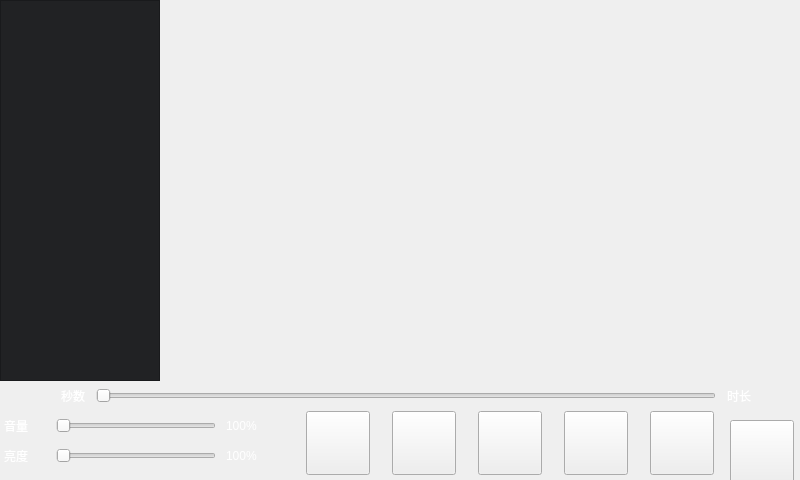
<?xml version="1.0" encoding="UTF-8"?>
<ui version="4.0">
 <class>Video</class>
 <widget class="QMainWindow" name="Video">
  <property name="geometry">
   <rect>
    <x>0</x>
    <y>0</y>
    <width>800</width>
    <height>480</height>
   </rect>
  </property>
  <property name="minimumSize">
   <size>
    <width>60</width>
    <height>0</height>
   </size>
  </property>
  <property name="windowTitle">
   <string>MainWindow</string>
  </property>
  <widget class="QWidget" name="centralwidget">
   <widget class="QPushButton" name="pushButton">
    <property name="geometry">
     <rect>
      <x>730</x>
      <y>420</y>
      <width>64</width>
      <height>64</height>
     </rect>
    </property>
    <property name="styleSheet">
     <string notr="true">border-image: url(:/img/back.png);</string>
    </property>
    <property name="text">
     <string/>
    </property>
   </widget>
   <widget class="QListWidget" name="listWidget">
    <property name="geometry">
     <rect>
      <x>0</x>
      <y>0</y>
      <width>160</width>
      <height>381</height>
     </rect>
    </property>
    <property name="minimumSize">
     <size>
      <width>160</width>
      <height>0</height>
     </size>
    </property>
    <property name="styleSheet">
     <string notr="true">background-color: rgb(33, 34, 36);
color: rgb(255, 255, 255);</string>
    </property>
    <property name="currentRow">
     <number>-1</number>
    </property>
   </widget>
   <widget class="QWidget" name="layoutWidget">
    <property name="geometry">
     <rect>
      <x>290</x>
      <y>410</y>
      <width>441</width>
      <height>66</height>
     </rect>
    </property>
    <layout class="QHBoxLayout" name="horizontalLayout">
     <item>
      <widget class="QPushButton" name="pushButton_6">
       <property name="minimumSize">
        <size>
         <width>64</width>
         <height>64</height>
        </size>
       </property>
       <property name="maximumSize">
        <size>
         <width>64</width>
         <height>64</height>
        </size>
       </property>
       <property name="styleSheet">
        <string notr="true">border-image: url(:/img/fast-backward.png);</string>
       </property>
       <property name="text">
        <string/>
       </property>
      </widget>
     </item>
     <item>
      <widget class="QPushButton" name="pushButton_4">
       <property name="minimumSize">
        <size>
         <width>64</width>
         <height>64</height>
        </size>
       </property>
       <property name="maximumSize">
        <size>
         <width>64</width>
         <height>64</height>
        </size>
       </property>
       <property name="styleSheet">
        <string notr="true">border-image: url(:/img/skip-back.png);</string>
       </property>
       <property name="text">
        <string/>
       </property>
      </widget>
     </item>
     <item>
      <widget class="QPushButton" name="pushButton_2">
       <property name="minimumSize">
        <size>
         <width>64</width>
         <height>64</height>
        </size>
       </property>
       <property name="maximumSize">
        <size>
         <width>64</width>
         <height>64</height>
        </size>
       </property>
       <property name="styleSheet">
        <string notr="true">border-image: url(:/img/play.png);</string>
       </property>
       <property name="text">
        <string/>
       </property>
      </widget>
     </item>
     <item>
      <widget class="QPushButton" name="pushButton_3">
       <property name="minimumSize">
        <size>
         <width>64</width>
         <height>64</height>
        </size>
       </property>
       <property name="maximumSize">
        <size>
         <width>64</width>
         <height>64</height>
        </size>
       </property>
       <property name="styleSheet">
        <string notr="true">border-image: url(:/img/skip-forward.png);</string>
       </property>
       <property name="text">
        <string/>
       </property>
      </widget>
     </item>
     <item>
      <widget class="QPushButton" name="pushButton_5">
       <property name="minimumSize">
        <size>
         <width>64</width>
         <height>64</height>
        </size>
       </property>
       <property name="maximumSize">
        <size>
         <width>64</width>
         <height>64</height>
        </size>
       </property>
       <property name="styleSheet">
        <string notr="true">border-image: url(:/img/fast-forward.png);</string>
       </property>
       <property name="text">
        <string/>
       </property>
      </widget>
     </item>
    </layout>
   </widget>
   <widget class="QWidget" name="layoutWidget">
    <property name="geometry">
     <rect>
      <x>0</x>
      <y>380</y>
      <width>812</width>
      <height>31</height>
     </rect>
    </property>
    <layout class="QHBoxLayout" name="horizontalLayout_4">
     <item>
      <widget class="QLabel" name="label_current_pos">
       <property name="minimumSize">
        <size>
         <width>80</width>
         <height>0</height>
        </size>
       </property>
       <property name="maximumSize">
        <size>
         <width>80</width>
         <height>16777215</height>
        </size>
       </property>
       <property name="styleSheet">
        <string notr="true">color: rgb(255, 255, 255);</string>
       </property>
       <property name="text">
        <string>秒数</string>
       </property>
       <property name="alignment">
        <set>Qt::AlignRight|Qt::AlignTrailing|Qt::AlignVCenter</set>
       </property>
      </widget>
     </item>
     <item>
      <widget class="QSlider" name="horizontalSlider_3">
       <property name="minimumSize">
        <size>
         <width>620</width>
         <height>0</height>
        </size>
       </property>
       <property name="maximumSize">
        <size>
         <width>620</width>
         <height>16777215</height>
        </size>
       </property>
       <property name="orientation">
        <enum>Qt::Horizontal</enum>
       </property>
      </widget>
     </item>
     <item>
      <widget class="QLabel" name="label_total_length">
       <property name="minimumSize">
        <size>
         <width>80</width>
         <height>0</height>
        </size>
       </property>
       <property name="maximumSize">
        <size>
         <width>80</width>
         <height>16777215</height>
        </size>
       </property>
       <property name="styleSheet">
        <string notr="true">color: rgb(255, 255, 255);</string>
       </property>
       <property name="text">
        <string>时长</string>
       </property>
      </widget>
     </item>
    </layout>
   </widget>
   <widget class="QWidget" name="layoutWidget_2">
    <property name="geometry">
     <rect>
      <x>0</x>
      <y>440</y>
      <width>291</width>
      <height>31</height>
     </rect>
    </property>
    <layout class="QHBoxLayout" name="horizontalLayout_5">
     <item>
      <widget class="QLabel" name="label_2">
       <property name="minimumSize">
        <size>
         <width>42</width>
         <height>0</height>
        </size>
       </property>
       <property name="maximumSize">
        <size>
         <width>42</width>
         <height>32</height>
        </size>
       </property>
       <property name="styleSheet">
        <string notr="true">color: rgb(255, 255, 255);</string>
       </property>
       <property name="text">
        <string>亮度</string>
       </property>
      </widget>
     </item>
     <item>
      <widget class="QSlider" name="horizontalSlider_2">
       <property name="minimumSize">
        <size>
         <width>160</width>
         <height>0</height>
        </size>
       </property>
       <property name="maximumSize">
        <size>
         <width>160</width>
         <height>16777215</height>
        </size>
       </property>
       <property name="orientation">
        <enum>Qt::Horizontal</enum>
       </property>
      </widget>
     </item>
     <item>
      <widget class="QLabel" name="label_brightness_percent">
       <property name="minimumSize">
        <size>
         <width>60</width>
         <height>0</height>
        </size>
       </property>
       <property name="maximumSize">
        <size>
         <width>60</width>
         <height>16777215</height>
        </size>
       </property>
       <property name="styleSheet">
        <string notr="true">color: rgb(255, 255, 255);</string>
       </property>
       <property name="text">
        <string>100%</string>
       </property>
      </widget>
     </item>
    </layout>
   </widget>
   <widget class="QWidget" name="layoutWidget">
    <property name="geometry">
     <rect>
      <x>0</x>
      <y>410</y>
      <width>291</width>
      <height>31</height>
     </rect>
    </property>
    <layout class="QHBoxLayout" name="horizontalLayout_3">
     <item>
      <widget class="QLabel" name="label">
       <property name="minimumSize">
        <size>
         <width>42</width>
         <height>0</height>
        </size>
       </property>
       <property name="maximumSize">
        <size>
         <width>42</width>
         <height>32</height>
        </size>
       </property>
       <property name="styleSheet">
        <string notr="true">color: rgb(255, 255, 255);</string>
       </property>
       <property name="text">
        <string>音量</string>
       </property>
      </widget>
     </item>
     <item>
      <widget class="QSlider" name="horizontalSlider">
       <property name="minimumSize">
        <size>
         <width>160</width>
         <height>0</height>
        </size>
       </property>
       <property name="maximumSize">
        <size>
         <width>160</width>
         <height>16777215</height>
        </size>
       </property>
       <property name="orientation">
        <enum>Qt::Horizontal</enum>
       </property>
      </widget>
     </item>
     <item>
      <widget class="QLabel" name="label_volume_percent">
       <property name="minimumSize">
        <size>
         <width>60</width>
         <height>0</height>
        </size>
       </property>
       <property name="maximumSize">
        <size>
         <width>60</width>
         <height>16777215</height>
        </size>
       </property>
       <property name="styleSheet">
        <string notr="true">color: rgb(255, 255, 255);</string>
       </property>
       <property name="text">
        <string>100%</string>
       </property>
      </widget>
     </item>
    </layout>
   </widget>
   <widget class="QWidget" name="tst_wid" native="true">
    <property name="geometry">
     <rect>
      <x>200</x>
      <y>30</y>
      <width>561</width>
      <height>321</height>
     </rect>
    </property>
    <widget class="QWidget" name="widget" native="true">
     <property name="geometry">
      <rect>
       <x>9</x>
       <y>9</y>
       <width>543</width>
       <height>303</height>
      </rect>
     </property>
    </widget>
   </widget>
   <zorder>pushButton</zorder>
   <zorder>listWidget</zorder>
   <zorder>layoutWidget</zorder>
   <zorder>layoutWidget</zorder>
   <zorder>layoutWidget</zorder>
   <zorder>layoutWidget_2</zorder>
   <zorder>tst_wid</zorder>
  </widget>
 </widget>
 <resources/>
 <connections/>
</ui>
